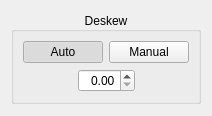
         <widget class="QWidget" name="scrollAreaWidgetContents_3">
          <property name="geometry">
           <rect>
            <x>0</x>
            <y>0</y>
            <width>208</width>
            <height>116</height>
           </rect>
          </property>
          <layout class="QGridLayout" name="gridLayout_3">
           <item row="0" column="1">
            <spacer name="verticalSpacer_5">
             <property name="orientation">
              <enum>Qt::Vertical</enum>
             </property>
             <property name="sizeHint" stdset="0">
              <size>
               <width>1</width>
               <height>1</height>
              </size>
             </property>
            </spacer>
           </item>
           <item row="1" column="0">
            <spacer name="horizontalSpacer_9">
             <property name="orientation">
              <enum>Qt::Horizontal</enum>
             </property>
             <property name="sizeHint" stdset="0">
              <size>
               <width>1</width>
               <height>1</height>
              </size>
             </property>
            </spacer>
           </item>
           <item row="1" column="2">
            <spacer name="horizontalSpacer_10">
             <property name="orientation">
              <enum>Qt::Horizontal</enum>
             </property>
             <property name="sizeHint" stdset="0">
              <size>
               <width>1</width>
               <height>1</height>
              </size>
             </property>
            </spacer>
           </item>
           <item row="1" column="1">
            <widget class="QGroupBox" name="groupBox_3">
             <property name="title">
              <string>Deskew</string>
             </property>
             <property name="alignment">
              <set>Qt::AlignCenter</set>
             </property>
             <layout class="QVBoxLayout" name="verticalLayout_10">
              <item>
               <layout class="QHBoxLayout" name="_6">
                <item>
                 <widget class="QPushButton" name="deskewAutoBtn">
                  <property name="text">
                   <string>Auto</string>
                  </property>
                  <property name="checkable">
                   <bool>true</bool>
                  </property>
                  <property name="checked">
                   <bool>true</bool>
                  </property>
                  <property name="autoExclusive">
                   <bool>true</bool>
                  </property>
                 </widget>
                </item>
                <item>
                 <widget class="QPushButton" name="deskewManualBtn">
                  <property name="text">
                   <string>Manual</string>
                  </property>
                  <property name="checkable">
                   <bool>true</bool>
                  </property>
                  <property name="autoExclusive">
                   <bool>true</bool>
                  </property>
                 </widget>
                </item>
               </layout>
              </item>
              <item>
               <layout class="QHBoxLayout" name="_7">
                <item>
                 <spacer>
                  <property name="orientation">
                   <enum>Qt::Horizontal</enum>
                  </property>
                  <property name="sizeHint" stdset="0">
                   <size>
                    <width>1</width>
                    <height>1</height>
                   </size>
                  </property>
                 </spacer>
                </item>
                <item>
                 <widget class="QDoubleSpinBox" name="angleSpinBox">
                  <property name="alignment">
                   <set>Qt::AlignRight|Qt::AlignTrailing|Qt::AlignVCenter</set>
                  </property>
                  <property name="singleStep">
                   <double>0.010000000000000</double>
                  </property>
                 </widget>
                </item>
                <item>
                 <spacer>
                  <property name="orientation">
                   <enum>Qt::Horizontal</enum>
                  </property>
                  <property name="sizeHint" stdset="0">
                   <size>
                    <width>1</width>
                    <height>1</height>
                   </size>
                  </property>
                 </spacer>
                </item>
               </layout>
              </item>
             </layout>
            </widget>
           </item>
           <item row="2" column="1">
            <spacer name="verticalSpacer_6">
             <property name="orientation">
              <enum>Qt::Vertical</enum>
             </property>
             <property name="sizeHint" stdset="0">
              <size>
               <width>1</width>
               <height>1</height>
              </size>
             </property>
            </spacer>
           </item>
          </layout>
         </widget>
